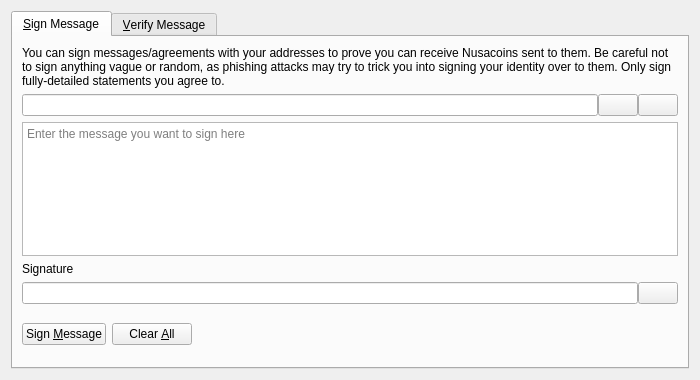
<?xml version="1.0" encoding="UTF-8"?>
<ui version="4.0">
 <class>SignVerifyMessageDialog</class>
 <widget class="QDialog" name="SignVerifyMessageDialog">
  <property name="geometry">
   <rect>
    <x>0</x>
    <y>0</y>
    <width>700</width>
    <height>380</height>
   </rect>
  </property>
  <property name="windowTitle">
   <string>Signatures - Sign / Verify a Message</string>
  </property>
  <property name="modal">
   <bool>true</bool>
  </property>
  <layout class="QVBoxLayout" name="verticalLayout">
   <item>
    <widget class="QTabWidget" name="tabWidget">
     <property name="currentIndex">
      <number>0</number>
     </property>
     <widget class="QWidget" name="tabSignMessage">
      <attribute name="title">
       <string>&amp;Sign Message</string>
      </attribute>
      <layout class="QVBoxLayout" name="verticalLayout_SM">
       <item>
        <widget class="QLabel" name="infoLabel_SM">
         <property name="text">
          <string>You can sign messages/agreements with your addresses to prove you can receive Nusacoins sent to them. Be careful not to sign anything vague or random, as phishing attacks may try to trick you into signing your identity over to them. Only sign fully-detailed statements you agree to.</string>
         </property>
         <property name="textFormat">
          <enum>Qt::PlainText</enum>
         </property>
         <property name="wordWrap">
          <bool>true</bool>
         </property>
        </widget>
       </item>
       <item>
        <layout class="QHBoxLayout" name="horizontalLayout_1_SM">
         <property name="spacing">
          <number>0</number>
         </property>
         <item>
          <widget class="QValidatedLineEdit" name="addressIn_SM">
           <property name="toolTip">
            <string>The Nusacoin address to sign the message with</string>
           </property>
          </widget>
         </item>
         <item>
          <widget class="QPushButton" name="addressBookButton_SM">
           <property name="toolTip">
            <string>Choose previously used address</string>
           </property>
           <property name="text">
            <string/>
           </property>
           <property name="icon">
            <iconset resource="../nusacoin.qrc">
             <normaloff>:/icons/address-book</normaloff>:/icons/address-book</iconset>
           </property>
           <property name="shortcut">
            <string>Alt+A</string>
           </property>
           <property name="autoDefault">
            <bool>false</bool>
           </property>
          </widget>
         </item>
         <item>
          <widget class="QPushButton" name="pasteButton_SM">
           <property name="toolTip">
            <string>Paste address from clipboard</string>
           </property>
           <property name="text">
            <string/>
           </property>
           <property name="icon">
            <iconset resource="../nusacoin.qrc">
             <normaloff>:/icons/editpaste</normaloff>:/icons/editpaste</iconset>
           </property>
           <property name="shortcut">
            <string>Alt+P</string>
           </property>
           <property name="autoDefault">
            <bool>false</bool>
           </property>
          </widget>
         </item>
        </layout>
       </item>
       <item>
        <widget class="QPlainTextEdit" name="messageIn_SM">
         <property name="toolTip">
          <string>Enter the message you want to sign here</string>
         </property>
         <property name="placeholderText">
          <string>Enter the message you want to sign here</string>
         </property>
        </widget>
       </item>
       <item>
        <widget class="QLabel" name="signatureLabel_SM">
         <property name="text">
          <string>Signature</string>
         </property>
         <property name="textFormat">
          <enum>Qt::PlainText</enum>
         </property>
        </widget>
       </item>
       <item>
        <layout class="QHBoxLayout" name="horizontalLayout_2_SM">
         <property name="spacing">
          <number>0</number>
         </property>
         <item>
          <widget class="QLineEdit" name="signatureOut_SM">
           <property name="font">
            <font>
             <italic>true</italic>
            </font>
           </property>
           <property name="readOnly">
            <bool>true</bool>
           </property>
          </widget>
         </item>
         <item>
          <widget class="QPushButton" name="copySignatureButton_SM">
           <property name="toolTip">
            <string>Copy the current signature to the system clipboard</string>
           </property>
           <property name="text">
            <string/>
           </property>
           <property name="icon">
            <iconset resource="../nusacoin.qrc">
             <normaloff>:/icons/editcopy</normaloff>:/icons/editcopy</iconset>
           </property>
           <property name="autoDefault">
            <bool>false</bool>
           </property>
          </widget>
         </item>
        </layout>
       </item>
       <item>
        <layout class="QHBoxLayout" name="horizontalLayout_3_SM">
         <item>
          <widget class="QPushButton" name="signMessageButton_SM">
           <property name="toolTip">
            <string>Sign the message to prove you own this Nusacoin address</string>
           </property>
           <property name="text">
            <string>Sign &amp;Message</string>
           </property>
           <property name="icon">
            <iconset resource="../nusacoin.qrc">
             <normaloff>:/icons/edit</normaloff>:/icons/edit</iconset>
           </property>
           <property name="autoDefault">
            <bool>false</bool>
           </property>
          </widget>
         </item>
         <item>
          <widget class="QPushButton" name="clearButton_SM">
           <property name="toolTip">
            <string>Reset all sign message fields</string>
           </property>
           <property name="text">
            <string>Clear &amp;All</string>
           </property>
           <property name="icon">
            <iconset resource="../nusacoin.qrc">
             <normaloff>:/icons/remove</normaloff>:/icons/remove</iconset>
           </property>
           <property name="autoDefault">
            <bool>false</bool>
           </property>
          </widget>
         </item>
         <item>
          <spacer name="horizontalSpacer_1_SM">
           <property name="orientation">
            <enum>Qt::Horizontal</enum>
           </property>
           <property name="sizeHint" stdset="0">
            <size>
             <width>40</width>
             <height>48</height>
            </size>
           </property>
          </spacer>
         </item>
         <item>
          <widget class="QLabel" name="statusLabel_SM">
           <property name="font">
            <font>
             <weight>75</weight>
             <bold>true</bold>
            </font>
           </property>
           <property name="text">
            <string/>
           </property>
           <property name="wordWrap">
            <bool>true</bool>
           </property>
          </widget>
         </item>
         <item>
          <spacer name="horizontalSpacer_2_SM">
           <property name="orientation">
            <enum>Qt::Horizontal</enum>
           </property>
           <property name="sizeHint" stdset="0">
            <size>
             <width>40</width>
             <height>48</height>
            </size>
           </property>
          </spacer>
         </item>
        </layout>
       </item>
      </layout>
     </widget>
     <widget class="QWidget" name="tabVerifyMessage">
      <attribute name="title">
       <string>&amp;Verify Message</string>
      </attribute>
      <layout class="QVBoxLayout" name="verticalLayout_VM">
       <item>
        <widget class="QLabel" name="infoLabel_VM">
         <property name="text">
          <string>Enter the receiver's address, message (ensure you copy line breaks, spaces, tabs, etc. exactly) and signature below to verify the message. Be careful not to read more into the signature than what is in the signed message itself, to avoid being tricked by a man-in-the-middle attack. Note that this only proves the signing party receives with the address, it cannot prove sendership of any transaction!</string>
         </property>
         <property name="textFormat">
          <enum>Qt::PlainText</enum>
         </property>
         <property name="alignment">
          <set>Qt::AlignLeading|Qt::AlignLeft|Qt::AlignTop</set>
         </property>
         <property name="wordWrap">
          <bool>true</bool>
         </property>
        </widget>
       </item>
       <item>
        <layout class="QHBoxLayout" name="horizontalLayout_1_VM">
         <property name="spacing">
          <number>0</number>
         </property>
         <item>
          <widget class="QValidatedLineEdit" name="addressIn_VM">
           <property name="toolTip">
            <string>The Nusacoin address the message was signed with</string>
           </property>
          </widget>
         </item>
         <item>
          <widget class="QPushButton" name="addressBookButton_VM">
           <property name="toolTip">
            <string>Choose previously used address</string>
           </property>
           <property name="text">
            <string/>
           </property>
           <property name="icon">
            <iconset resource="../nusacoin.qrc">
             <normaloff>:/icons/address-book</normaloff>:/icons/address-book</iconset>
           </property>
           <property name="shortcut">
            <string>Alt+A</string>
           </property>
           <property name="autoDefault">
            <bool>false</bool>
           </property>
          </widget>
         </item>
        </layout>
       </item>
       <item>
        <widget class="QPlainTextEdit" name="messageIn_VM">
          <property name="toolTip">
            <string>The signed message to verify</string>
          </property>
          <property name="placeholderText">
            <string>The signed message to verify</string>
          </property>
        </widget>
       </item>
       <item>
        <widget class="QValidatedLineEdit" name="signatureIn_VM">
          <property name="toolTip">
            <string>The signature given when the message was signed</string>
          </property>
          <property name="placeholderText">
            <string>The signature given when the message was signed</string>
          </property>
        </widget>
       </item>
       <item>
        <layout class="QHBoxLayout" name="horizontalLayout_2_VM">
         <item>
          <widget class="QPushButton" name="verifyMessageButton_VM">
           <property name="toolTip">
            <string>Verify the message to ensure it was signed with the specified Nusacoin address</string>
           </property>
           <property name="text">
            <string>Verify &amp;Message</string>
           </property>
           <property name="icon">
            <iconset resource="../nusacoin.qrc">
             <normaloff>:/icons/transaction_0</normaloff>:/icons/transaction_0</iconset>
           </property>
           <property name="autoDefault">
            <bool>false</bool>
           </property>
          </widget>
         </item>
         <item>
          <widget class="QPushButton" name="clearButton_VM">
           <property name="toolTip">
            <string>Reset all verify message fields</string>
           </property>
           <property name="text">
            <string>Clear &amp;All</string>
           </property>
           <property name="icon">
            <iconset resource="../nusacoin.qrc">
             <normaloff>:/icons/remove</normaloff>:/icons/remove</iconset>
           </property>
           <property name="autoDefault">
            <bool>false</bool>
           </property>
          </widget>
         </item>
         <item>
          <spacer name="horizontalSpacer_1_VM">
           <property name="orientation">
            <enum>Qt::Horizontal</enum>
           </property>
           <property name="sizeHint" stdset="0">
            <size>
             <width>40</width>
             <height>48</height>
            </size>
           </property>
          </spacer>
         </item>
         <item>
          <widget class="QLabel" name="statusLabel_VM">
           <property name="font">
            <font>
             <weight>75</weight>
             <bold>true</bold>
            </font>
           </property>
           <property name="text">
            <string/>
           </property>
           <property name="wordWrap">
            <bool>true</bool>
           </property>
          </widget>
         </item>
         <item>
          <spacer name="horizontalSpacer_2_VM">
           <property name="orientation">
            <enum>Qt::Horizontal</enum>
           </property>
           <property name="sizeHint" stdset="0">
            <size>
             <width>40</width>
             <height>48</height>
            </size>
           </property>
          </spacer>
         </item>
        </layout>
       </item>
      </layout>
     </widget>
    </widget>
   </item>
  </layout>
 </widget>
 <customwidgets>
  <customwidget>
   <class>QValidatedLineEdit</class>
   <extends>QLineEdit</extends>
   <header>qt/qvalidatedlineedit.h</header>
  </customwidget>
 </customwidgets>
 <resources>
  <include location="../nusacoin.qrc"/>
 </resources>
 <connections/>
</ui>
